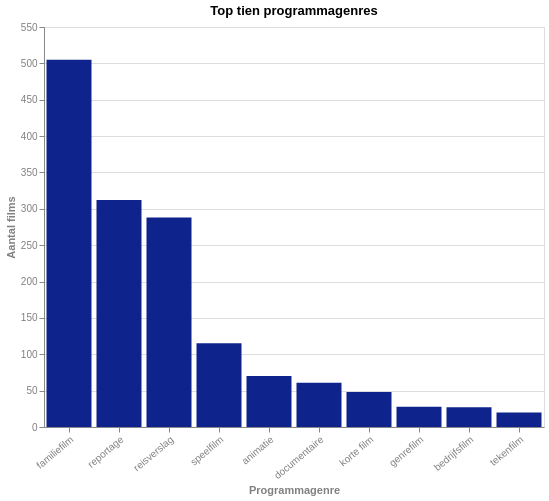

Specify this chart in Vega-Lite:
### Vega-Lite specification from a JSON file in a GitHub repository (floating-point values rounded to 4 significant figures)
{"$schema": "https://vega.github.io/schema/vega-lite/v5.json", "title": "Top tien programmagenres", "description": "Distributie van films over de top tien programmagenres (exclusief het genre 'amateuropname')", "width": 500, "height": 400, "data": {"values": [{"Genre": "familiefilm", "Number of films": 505}, {"Genre": "reportage", "Number of films": 312}, {"Genre": "reisverslag", "Number of films": 288}, {"Genre": "speelfilm", "Number of films": 115}, {"Genre": "animatie", "Number of films": 70}, {"Genre": "documentaire", "Number of films": 61}, {"Genre": "korte film", "Number of films": 48}, {"Genre": "genrefilm", "Number of films": 28}, {"Genre": "bedrijfsfilm", "Number of films": 27}, {"Genre": "tekenfilm", "Number of films": 20}]}, "mark": {"type": "bar", "binSpacing": 1, "tooltip": true}, "encoding": {"x": {"field": "Genre", "type": "nominal", "title": "Programmagenre", "sort": "-y"}, "y": {"field": "Number of films", "type": "quantitative", "title": "Aantal films"}, "color": {"value": "#0F238C"}}, "config": {"countTitle": "Aantal", "axisX": {"labelAngle": -40, "titleColor": "grey", "labelColor": "grey"}, "axisY": {"titleColor": "grey", "labelColor": "grey"}}}
